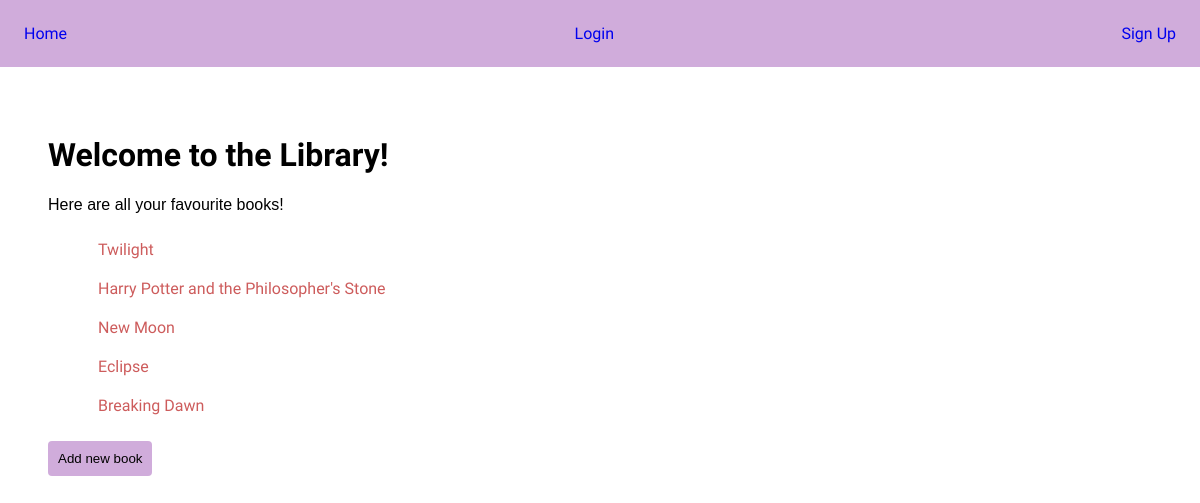
Before: / with the older database file.
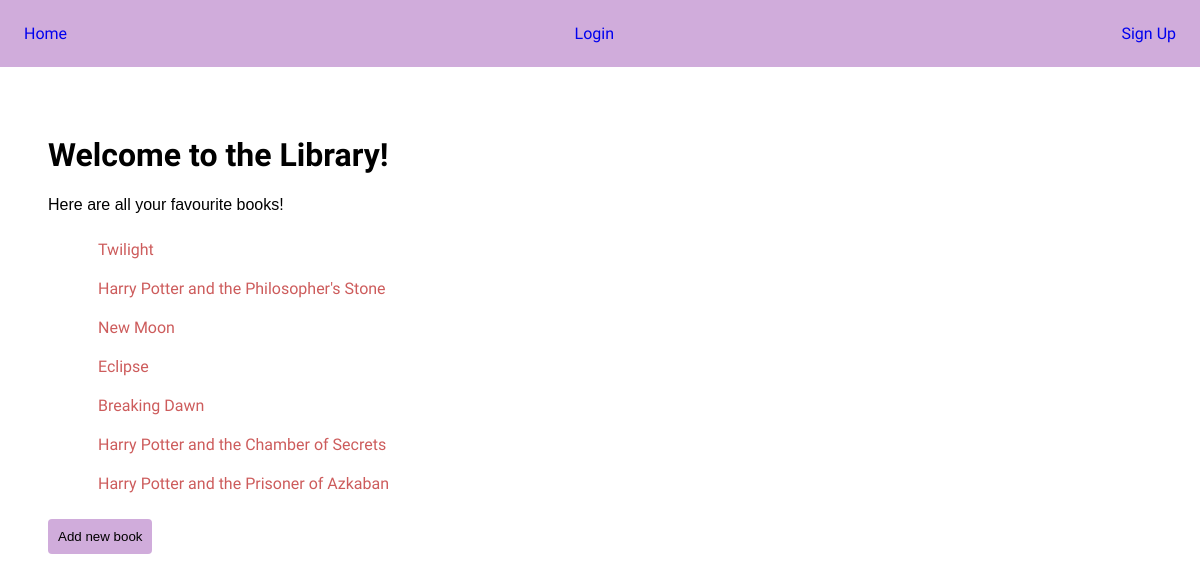
After: the same page with the newer database file.
### books/models.py (models this page shows, shortened)
class Book(models.Model):
    title = models.CharField(max_length=50)
    author = models.ForeignKey(Author, on_delete=models.SET_NULL, null=True)
    borrower =models.ForeignKey(User, on_delete=models.SET_NULL, null=True)

### books/views.py (the view)
# urls.py: path("", homepage, name='books-index'),
def homepage(req):
    data = { 'books': Book.objects.all() }
    return render(req, 'books/home.html', data)

### books/templates/books/home.html
{% extends "books/base.html" %}
{% block content %}
<main>
    <h1 id="homeTitle">Welcome to the Library!</h1>
    <p>Here are all your favourite books!</p>
    <ul id="books-container">
        {% for book in books %}
            <li class="bookList">
                <a href="{% url 'books-show' book_id=book.id %}">{{ book.title }}</a>
            </li>
        {% endfor %}
    </ul>
    <div>
        <a href="{% url 'books-create' %}"> <button class="btn1">Add new book</button></a>
    </div>
</main>
{% endblock content %}

### books/templates/books/base.html (shortened to what this page needs)
{% load static %}
<!DOCTYPE html>
<html lang="en">
<head>
    <link rel="stylesheet" href="{% static 'css/main.css' %}">
</head>
<body>
    <nav>
        <a href="{% url 'books-index' %}">Home</a>
        {% if user.is_authenticated %}
            <span>Hi {{ user }}</span>
            <a href="{% url 'logout' %}">Logout</a>
        {% else %}
            <a href="{% url 'login' %}">Login</a>
            <a href="{% url 'signup' %}">Sign Up</a>
        {% endif %}
    </nav>
    <main>
        {% block content %}
        {% endblock content %}
    </main>
</body>
</html>

### books/static/css/main.css (style rules this page uses)
:root { --primary-font: 'Late', sans-serif; --header-font: 'Roboto', sans-serif; }
* { box-sizing: border-box; }
html, body { margin: 0; }
body { font-family: var(--primary-font); }
h1 { font-family: var(--header-font); }
nav { width: 100vw; padding: 1.5rem; display: flex; justify-content: space-between; background-color: coral; }
a { cursor: pointer; text-decoration: none; }
main { padding: 1.5rem; }
ul li { list-style: none; }
li a { color: indianred; }
input, button { display: block; padding: 10px 0; font-family: var(--primary-font); text-align: center; }

### books/templates/books/base.html (style rules this page uses)
* { box-sizing: border-box; }
html, body { margin: 0; }
a { cursor: pointer; text-decoration: none; }
main { padding: 1.5rem; }
input, button { display: block; padding: 10px; text-align: center; }
.btn1 { cursor: pointer; background-color: rgb(208, 172, 219); border-style: none; border-radius: 4px; }
nav { width: 100vw; padding: 1.5rem; display: flex; justify-content: space-between; background-color: rgb(208, 172, 219); font-family: 'Ubuntu', sans-serif; }
#homeTitle { font-family: 'Ubuntu', sans-serif; }
#books-container { font-family: 'Oxygen', Arial; }
.bookList { padding: 10px; }

Changed rows visible on the page:
added Book: title "Harry Potter and the Chamber of Secrets"
added Book: title "Harry Potter and the Prisoner of Azkaban"
